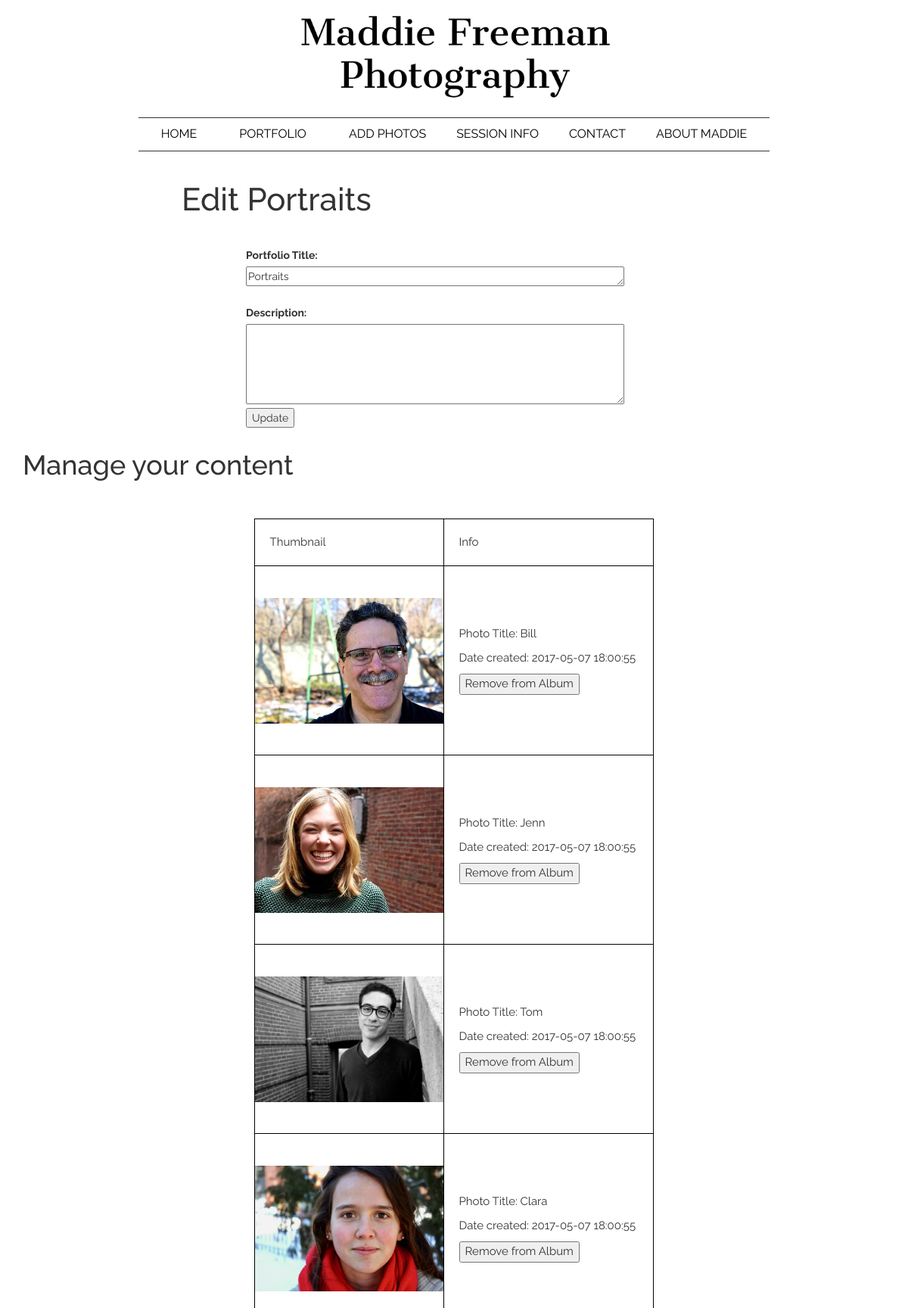
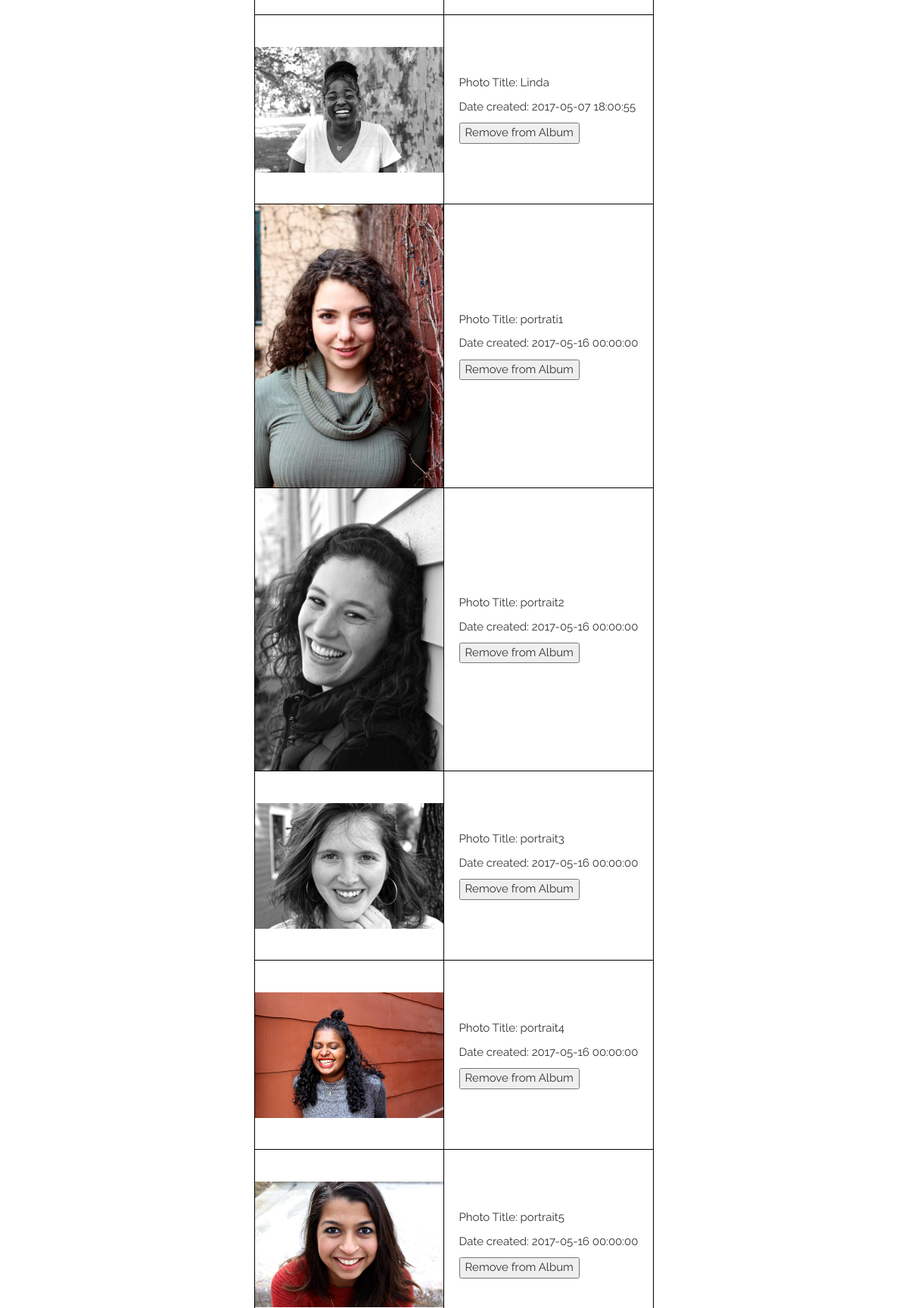
The page /edit_port.php?portfolioID=12 (signed in, upper part) on the database its author committed (2 pictures, top to bottom).
### tables this page shows
CREATE TABLE `Portfolios` (
  `portfolioID` int(11) NOT NULL,
  `portfolio_title` varchar(255) NOT NULL,
  `description` varchar(255) DEFAULT NULL
);

CREATE TABLE `Portfolio_photos` (
  `photoID` int(11) NOT NULL,
  `portfolioID` int(11) NOT NULL
);

CREATE TABLE `Photos` (
  `photoID` int(11) NOT NULL,
  `photo_name` varchar(255) NOT NULL,
  `file_path` varchar(255) NOT NULL,
  `date_created` datetime NOT NULL DEFAULT CURRENT_TIMESTAMP
);

### includes/functions.php (called while the page is built, shortened)
<?php
function execute_sql_query($sql) {
    $mysqli = new mysqli(DB_HOST, DB_USER, DB_PASSWORD, DB_NAME);
    $result = $mysqli->query($sql);
    return $result;
}
?>

### edit_port.php (the view, shortened to what this page needs)
<?php
    include_once('./includes/header.php');
?>
<body>
  <?php
    include_once('./includes/banner.php');
    include_once('./includes/navbar.php');
    include_once('includes/functions.php');
    if (!isset($_SESSION['logged_user'])) {
      echo("<h1>Sorry, this page is only available for admins</h1>");
    }
    else{
      $portfolio_id = filter_input( INPUT_GET, 'portfolioID', FILTER_SANITIZE_NUMBER_INT );
       $sql = "SELECT * FROM Portfolios WHERE portfolioID = '$portfolio_id';";
      $result = execute_sql_query($sql);
      while ($row = $result->fetch_assoc()) {
        $old_title = $row['portfolio_title'];
        $old_descript = $row['description'];
        echo("<h1 class=page-title>Edit $old_title</h1>");
        echo("<div class='container'>");
        echo
          ("<div class='edit_port'><form  method='post'>
              <label class='padded_label'>Portfolio Title:</label>
              <textarea class='search_area' rows='1' name = 'new_port_title'>$old_title</textarea>
              <label class='padded_label'>Description: </label>
              <textarea class='search_area'  rows='5' name='new_descript'>$old_descript</textarea>
              <input type='submit' name='update' value='Update'>
            </form></div>");
        }
        $picture_query = "
            SELECT *
            FROM Photos
            INNER JOIN Portfolio_photos ON Photos.photoId = Portfolio_photos.photoId
            INNER JOIN Portfolios ON Portfolio_photos.portfolioId = Portfolios.portfolioId
            WHERE Portfolios.portfolioId = $portfolio_id;";
        $photos = execute_sql_query($picture_query);
        echo("<h1>Manage your content</h1>");
        echo("<table class='port_table' id='padded_table'>
            <tr class='port_table'>
              <td class='port_table'>Thumbnail</td>
              <td class='port_table'>Info</td>
            </tr>");
            while ($row = $photos->fetch_assoc()) {
              $image_id = $row['photoID'];
              print("<tr class='port_table'>");
                print( "<td class='file_path'><div><img class='edit_img' src= 'images/{$row[ 'file_path' ]}' alt='picture in the $portfolio_title portfolio'/></div></td>" );
                print( "<td class='port_table'><p class='title'>Photo Title: {$row[ 'photo_name' ]}</p>" );
                print( "<p class='date_created'>Date created: {$row[ 'date_created' ]}</p>" );
                echo("<form method='post'>
                <button name='delete' value='$image_id' type='submit'>Remove from Album</button>
                </form>");
                print("</td></tr>");
              }
          print("</table>");
    }
  ?>
  </body>
</html>

### styles/style.css (style rules this page uses)
* { font-family: 'Raleway', sans-serif; }
.page-title { font-family: 'Raleway', sans-serif; width: 27%; margin-left: 20%; font-size: 3em; }
.file_path { width: 250px; height: 250px; }
.edit_img { width: 100%; height: auto; }
.edit_port { margin: auto; width: 50%; padding: 10px; }
textarea { width: 500px; }
.padded_label { display: block; padding-top: 20px; }
.port_table { margin: auto; font-size: 15px; border: 1px solid black; padding: 20px; }
#padded_table { margin-top: 50px; margin-bottom: 50px; }

### styles/navbar.css (style rules this page uses)
* { box-sizing: border-box; }

### styles/lightbox.css (style rules this page uses)
body:after { content: url(../images/close.png) url(../images/loading.gif) url(../images/prev.png) url(../images/next.png); display: none; }

### rows shown on the page
portfolios: portfolio_title "Portraits", new_port_title "Portraits"
portfolio_photos: photoID.file_path (picture), photoID.photo_name "Bill", photoID.date_created "2017-05-07 18:00:55"
portfolio_photos: photoID.file_path (picture), photoID.photo_name "Jenn", photoID.date_created "2017-05-07 18:00:55"
portfolio_photos: photoID.file_path (picture), photoID.photo_name "Tom", photoID.date_created "2017-05-07 18:00:55"
portfolio_photos: photoID.file_path (picture), photoID.photo_name "Clara", photoID.date_created "2017-05-07 18:00:55"
portfolio_photos: photoID.file_path (picture), photoID.photo_name "Linda", photoID.date_created "2017-05-07 18:00:55"
portfolio_photos: photoID.file_path (picture), photoID.photo_name "portrati1", photoID.date_created "2017-05-16 00:00:00"
portfolio_photos: photoID.file_path (picture), photoID.photo_name "portrait2", photoID.date_created "2017-05-16 00:00:00"
portfolio_photos: photoID.file_path (picture), photoID.photo_name "portrait3", photoID.date_created "2017-05-16 00:00:00"
portfolio_photos: photoID.file_path (picture), photoID.photo_name "portrait4", photoID.date_created "2017-05-16 00:00:00"
portfolio_photos: photoID.file_path (picture), photoID.photo_name "portrait5", photoID.date_created "2017-05-16 00:00:00"

### other values the page prints
$title "HOME"
$title "PORTFOLIO"
$title "ADD PHOTOS"
$title "SESSION INFO"
$title "CONTACT"
$title "ABOUT MADDIE"
